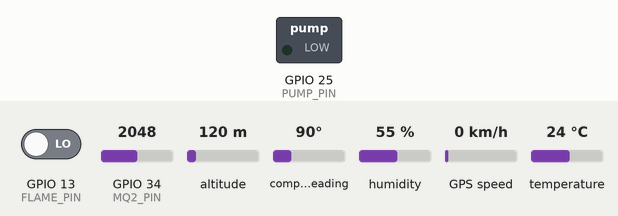
Bench run of a sketch on a simulated ESP32. Parts: switched loads named in the sketch (green lamp = pin HIGH). The test bench sets the inputs (shaded band); at power-on: GPIO 13 (FLAME_PIN) LOW, GPIO 34 (MQ2_PIN) = 2048, altitude 120 m, compass heading 90°, humidity 55 %, GPS speed 0 km/h, temperature 24 °C. WiFi joins after 1.5 s; servers stay silent unless stated; random numbers use the default seed unless the sketch sets one; the GPS gets a fix after 3 s at 37.7749, -122.4194 with 8 satellites; no MQTT or app messages arrive unless stated; what the sketch prints to the serial monitor is not drawn.

Above: at 2.7 s.
2.8 s: GPIO 13 (FLAME_PIN) driven HIGH
6.5 s: GPIO 13 (FLAME_PIN) driven LOW
At 21.3 s:
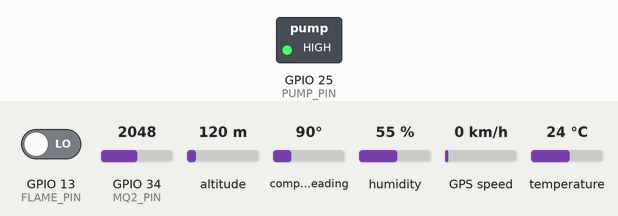
Timing chart, 0 to 26.5 s (numbered marks = the images above; inputs shaded):
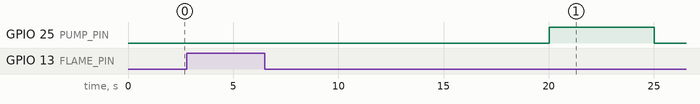

The sketch:

code1.ino
```cpp
#include <WiFi.h>
#include <PubSubClient.h>
#include <DHT.h>
#include <TinyGPSPlus.h>

/*
  ESP32 pin mapping
  - DHT11 data    -> GPIO12 (add 10k pull-up to 3.3V)
  - MQ-2 analog   -> GPIO34 (ADC1_CH6, ensure analog voltage <= 3.3V via divider)
  - IR flame DO   -> GPIO13 (LOW = flame detected)
  - GPS TX (TXD)  -> GPIO16 (ESP32 RX2)
  - GPS RX (RXD)  -> GPIO17 (ESP32 TX2)
  - Water Pump    -> GPIO25 (HIGH = pump ON)
   Share a common ground across all modules.
*/

const char* ssid = "Asususususus";
const char* password = "hahahaha";
const char* mqtt_server = "broker.emqx.io";
const char* DEVICE_ID = "esp32-node-1";   // ganti per board
const char* MQTT_BASE_TOPIC = "wokwi/project";

const int DHT_PIN = 12;
const int MQ2_PIN = 34;
const int FLAME_PIN = 13;
const int GPS_RX_PIN = 16;
const int GPS_TX_PIN = 17;
const int PUMP_PIN = 25;

#define DHT_TYPE DHT11
DHT dht(DHT_PIN, DHT_TYPE);

WiFiClient espClient;
PubSubClient client(espClient);

unsigned long lastSensorRead = 0;
const long sensorInterval = 5000;


bool pumpActive = false;
unsigned long pumpStartTime = 0;
const long pumpDuration = 10000;

TinyGPSPlus gps;
HardwareSerial SerialGPS(1);

const bool PUMP_ACTIVE_LOW = true; // set true jika modul aktif saat pin = LOW

void setup_wifi() {
  delay(10);
  Serial.print("Connecting to ");
  Serial.println(ssid);
  WiFi.begin(ssid, password);
  while (WiFi.status() != WL_CONNECTED) {
    delay(500);
    Serial.print(".");
  }
  Serial.println("\nWiFi connected");
}

void callback(char* topic, byte* payload, unsigned int length) {
  String messageTemp;
  for (int i = 0; i < length; i++) {
    messageTemp += (char)payload[i];
  }
  Serial.print("Pesan diterima [");
  Serial.print(topic);
  Serial.print("] ");
  Serial.println(messageTemp);
}

String buildTopic(const char* subTopic) {
  String topic = String(MQTT_BASE_TOPIC) + "/" + DEVICE_ID + "/" + subTopic;
  return topic;
}

void publishText(const char* subTopic, const char* payload) {
  String topic = buildTopic(subTopic);
  client.publish(topic.c_str(), payload);
}

void publishFloat(const char* subTopic, double value, uint8_t decimals) {
  char payload[32];
  snprintf(payload, sizeof(payload), "%.*f", decimals, value);
  publishText(subTopic, payload);
}

void publishInt(const char* subTopic, int value) {
  char payload[16];
  snprintf(payload, sizeof(payload), "%d", value);
  publishText(subTopic, payload);
}

void publishBool(const char* subTopic, bool value) {
  publishText(subTopic, value ? "1" : "0");
}

void reconnect() {
  while (!client.connected()) {
    Serial.print("Attempting MQTT connection...");
    String clientId = "ESP32-";
    clientId += DEVICE_ID;
    clientId += "-";
    clientId += String(random(0xffff), HEX);

    if (client.connect(clientId.c_str())) {
      Serial.println("connected");
      // Tidak ada topik kontrol yang diperlukan
    } else {
      Serial.print("failed, rc=");
      Serial.print(client.state());
      Serial.println(" try again in 5 seconds");
      delay(5000);
    }
  }
}

void processGPSStream() {
  while (SerialGPS.available() > 0) {
    gps.encode(SerialGPS.read());
  }
}

void readAndPublishDHT() {
  float h = dht.readHumidity();
  float t = dht.readTemperature();

  if (isnan(h) || isnan(t)) {
    Serial.println("Failed to read from DHT sensor!");
    return;
  }

  Serial.print("Suhu: "); Serial.print(t);
  Serial.print(" *C, Kelembapan: "); Serial.println(h);
  publishFloat("temp", t, 1);
  publishFloat("humidity", h, 1);
}

void readAndPublishMQ2() {
  int gasRaw = analogRead(MQ2_PIN);
  float gasVoltage = (gasRaw / 4095.0) * 3.3;

  Serial.print("MQ-2 raw: "); Serial.print(gasRaw);
  Serial.print(" (~"); Serial.print(gasVoltage, 2); Serial.println(" V)");
  publishInt("mq2/raw", gasRaw);
  publishFloat("mq2/voltage", gasVoltage, 2);
}

void readAndPublishFlame() {
  bool flameDetected = (digitalRead(FLAME_PIN) == LOW);

  Serial.print("Flame detected: ");
  Serial.println(flameDetected ? "YES" : "NO");
  publishBool("flame", flameDetected);

  if (flameDetected && !pumpActive) {
    activatePump();
  }
}

void readAndPublishGPS() {
  // processGPSStream();
  // bool gpsFix = gps.location.isValid();
  const bool gpsFix = true;
  publishText("gps/status", gpsFix ? "fix" : "no-fix");
  if (!gpsFix) {
    Serial.println("GPS fix not available.");
    return;
  }
}

void activatePump() {
  pumpActive = true;
  pumpStartTime = millis();
  digitalWrite(PUMP_PIN, PUMP_ACTIVE_LOW ? LOW : HIGH);
  Serial.println("FLAME DETECTED! Water pump activated.");
  publishBool("pump", true);
}

void deactivatePump() {
  pumpActive = false;
  digitalWrite(PUMP_PIN, PUMP_ACTIVE_LOW ? HIGH : LOW);
  Serial.println("✓ Pump deactivated.");
  publishBool("pump", false);
}

void checkAndControlPump() {
  if (pumpActive) {
    unsigned long elapsedTime = millis() - pumpStartTime;
    if (elapsedTime >= pumpDuration) {
      deactivatePump();
    }
  }
}

void readSensorsAndPublish() {
  readAndPublishDHT();
  readAndPublishMQ2();
  readAndPublishFlame();
  readAndPublishGPS();
}

void setup() {
  Serial.begin(115200);

  pinMode(MQ2_PIN, INPUT);
  pinMode(FLAME_PIN, INPUT);
  pinMode(PUMP_PIN, OUTPUT);
  digitalWrite(PUMP_PIN, LOW);

  dht.begin();

  SerialGPS.begin(9600, SERIAL_8N1, GPS_RX_PIN, GPS_TX_PIN);
  Serial.println("GPS serial initialized");

  setup_wifi();
  client.setServer(mqtt_server, 1883);
  client.setCallback(callback);
}

void loop() {
  if (!client.connected()) {
    reconnect();
  }
  client.loop();
  processGPSStream();

  checkAndControlPump();

  unsigned long currentMillis = millis();
  if (currentMillis - lastSensorRead >= sensorInterval) {
    lastSensorRead = currentMillis;
    readSensorsAndPublish();
  }
}
```

Measured:
- after the input at 2.8 s, every drawn part: stays the same
- after the input at 6.5 s, GPIO 25 (PUMP_PIN): LOW → HIGH after 13.5 s, → LOW 5.0 s later
